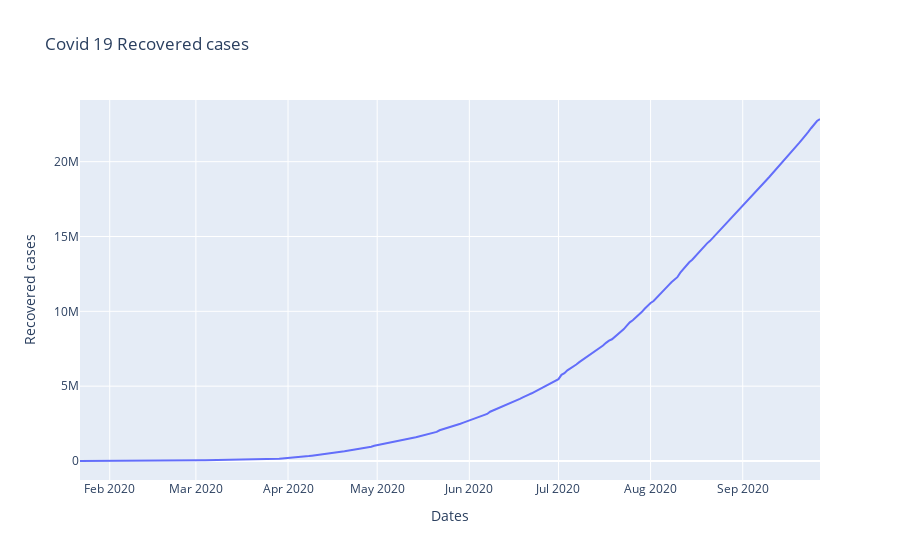

The notebook cell saved with this chart:
### Code cell
fig = px.line( data_frame = world_total,  x = world_total.index, y = 'Recovered cases',
              title ='Covid 19 Recovered cases' )
fig.show()

### Figure 1 — Plotly figure (JSON) as saved in the notebook; plotly's stock layout.template omitted (floating-point values rounded to 4 significant figures; data arrays with more than 128 entries replaced by an {"elided": "..."} marker saying what was removed)
{"data": [{"hovertemplate": "Dates=%{x}<br>Recovered cases=%{y}<extra></extra>", "legendgroup": "", "line": {"color": "#636efa", "dash": "solid"}, "mode": "lines", "name": "", "orientation": "v", "showlegend": false, "type": "scatter", "x": {"elided": "250 str values"}, "xaxis": "x", "y": {"elided": "250 int values"}, "yaxis": "y"}], "layout": {"legend": {"tracegroupgap": 0}, "title": {"text": "Covid 19 Recovered cases"}, "xaxis": {"anchor": "y", "domain": [0, 1], "title": {"text": "Dates"}}, "yaxis": {"anchor": "x", "domain": [0, 1], "title": {"text": "Recovered cases"}}}}
